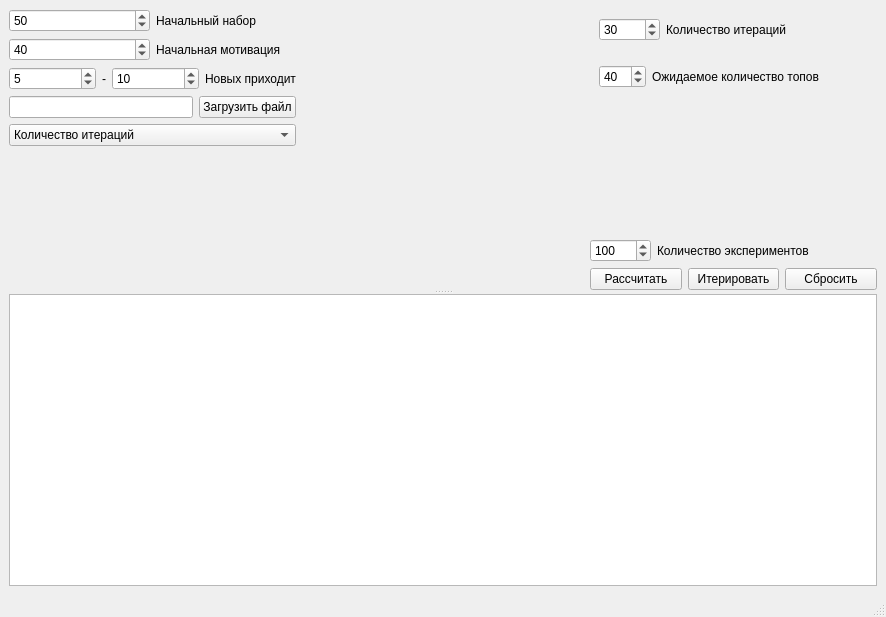
<?xml version="1.0" encoding="UTF-8"?>
<ui version="4.0">
 <class>MainWindow</class>
 <widget class="QMainWindow" name="MainWindow">
  <property name="geometry">
   <rect>
    <x>0</x>
    <y>0</y>
    <width>886</width>
    <height>617</height>
   </rect>
  </property>
  <property name="windowTitle">
   <string>MainWindow</string>
  </property>
  <widget class="QWidget" name="centralwidget">
   <layout class="QGridLayout" name="gridLayout_3">
    <item row="0" column="0">
     <widget class="QSplitter" name="splitter">
      <property name="orientation">
       <enum>Qt::Vertical</enum>
      </property>
      <widget class="QWidget" name="">
       <layout class="QHBoxLayout" name="horizontalLayout_9">
        <item>
         <layout class="QVBoxLayout" name="verticalLayout">
          <item>
           <layout class="QHBoxLayout" name="horizontalLayout">
            <item>
             <widget class="QSpinBox" name="spin_initial_dancers">
              <property name="maximum">
               <number>300</number>
              </property>
              <property name="value">
               <number>50</number>
              </property>
             </widget>
            </item>
            <item>
             <widget class="QLabel" name="label">
              <property name="text">
               <string>Начальный набор</string>
              </property>
             </widget>
            </item>
           </layout>
          </item>
          <item>
           <layout class="QHBoxLayout" name="horizontalLayout_2">
            <item>
             <widget class="QSpinBox" name="spin_initial_motivation">
              <property name="value">
               <number>40</number>
              </property>
             </widget>
            </item>
            <item>
             <widget class="QLabel" name="label_2">
              <property name="text">
               <string>Начальная мотивация</string>
              </property>
             </widget>
            </item>
           </layout>
          </item>
          <item>
           <layout class="QHBoxLayout" name="horizontalLayout_3">
            <item>
             <widget class="QSpinBox" name="spin_newcomers_min">
              <property name="value">
               <number>5</number>
              </property>
             </widget>
            </item>
            <item>
             <widget class="QLabel" name="label_3">
              <property name="sizePolicy">
               <sizepolicy hsizetype="Maximum" vsizetype="Preferred">
                <horstretch>0</horstretch>
                <verstretch>0</verstretch>
               </sizepolicy>
              </property>
              <property name="text">
               <string>-</string>
              </property>
             </widget>
            </item>
            <item>
             <widget class="QSpinBox" name="spin_newcomers_max">
              <property name="value">
               <number>10</number>
              </property>
             </widget>
            </item>
            <item>
             <widget class="QLabel" name="label_4">
              <property name="text">
               <string>Новых приходит</string>
              </property>
             </widget>
            </item>
           </layout>
          </item>
          <item>
           <layout class="QHBoxLayout" name="horizontalLayout_4">
            <item>
             <widget class="QLineEdit" name="lineEdit"/>
            </item>
            <item>
             <widget class="QPushButton" name="load_file_button">
              <property name="text">
               <string>Загрузить файл</string>
              </property>
             </widget>
            </item>
           </layout>
          </item>
          <item>
           <widget class="QComboBox" name="combo_iteration_type">
            <item>
             <property name="text">
              <string>Количество итераций</string>
             </property>
            </item>
            <item>
             <property name="text">
              <string>Количество топовых</string>
             </property>
            </item>
           </widget>
          </item>
          <item>
           <spacer name="verticalSpacer">
            <property name="orientation">
             <enum>Qt::Vertical</enum>
            </property>
            <property name="sizeHint" stdset="0">
             <size>
              <width>20</width>
              <height>40</height>
             </size>
            </property>
           </spacer>
          </item>
         </layout>
        </item>
        <item>
         <spacer name="horizontalSpacer_2">
          <property name="orientation">
           <enum>Qt::Horizontal</enum>
          </property>
          <property name="sizeHint" stdset="0">
           <size>
            <width>40</width>
            <height>20</height>
           </size>
          </property>
         </spacer>
        </item>
        <item>
         <layout class="QVBoxLayout" name="verticalLayout_2">
          <item>
           <widget class="QWidget" name="iteration_widget" native="true">
            <layout class="QGridLayout" name="gridLayout">
             <item row="0" column="0">
              <layout class="QHBoxLayout" name="horizontalLayout_5">
               <item>
                <widget class="QSpinBox" name="iteration_spin_box">
                 <property name="maximum">
                  <number>10000</number>
                 </property>
                 <property name="value">
                  <number>30</number>
                 </property>
                </widget>
               </item>
               <item>
                <widget class="QLabel" name="label_5">
                 <property name="text">
                  <string>Количество итераций</string>
                 </property>
                </widget>
               </item>
               <item>
                <spacer name="horizontalSpacer_4">
                 <property name="orientation">
                  <enum>Qt::Horizontal</enum>
                 </property>
                 <property name="sizeHint" stdset="0">
                  <size>
                   <width>40</width>
                   <height>20</height>
                  </size>
                 </property>
                </spacer>
               </item>
              </layout>
             </item>
            </layout>
           </widget>
          </item>
          <item>
           <widget class="QWidget" name="division_widget" native="true">
            <layout class="QGridLayout" name="gridLayout_2">
             <item row="0" column="0">
              <layout class="QHBoxLayout" name="horizontalLayout_6">
               <item>
                <widget class="QSpinBox" name="top_amount_spin_box">
                 <property name="maximum">
                  <number>200</number>
                 </property>
                 <property name="value">
                  <number>40</number>
                 </property>
                </widget>
               </item>
               <item>
                <widget class="QLabel" name="label_6">
                 <property name="text">
                  <string>Ожидаемое количество топов</string>
                 </property>
                </widget>
               </item>
               <item>
                <spacer name="horizontalSpacer_3">
                 <property name="orientation">
                  <enum>Qt::Horizontal</enum>
                 </property>
                 <property name="sizeHint" stdset="0">
                  <size>
                   <width>40</width>
                   <height>20</height>
                  </size>
                 </property>
                </spacer>
               </item>
              </layout>
             </item>
            </layout>
           </widget>
          </item>
          <item>
           <spacer name="verticalSpacer_2">
            <property name="orientation">
             <enum>Qt::Vertical</enum>
            </property>
            <property name="sizeHint" stdset="0">
             <size>
              <width>20</width>
              <height>40</height>
             </size>
            </property>
           </spacer>
          </item>
          <item>
           <layout class="QHBoxLayout" name="horizontalLayout_10">
            <item>
             <widget class="QSpinBox" name="experiments_spin_box">
              <property name="maximum">
               <number>10000</number>
              </property>
              <property name="value">
               <number>100</number>
              </property>
             </widget>
            </item>
            <item>
             <widget class="QLabel" name="label_8">
              <property name="text">
               <string>Количество экспериментов</string>
              </property>
             </widget>
            </item>
            <item>
             <spacer name="horizontalSpacer_5">
              <property name="orientation">
               <enum>Qt::Horizontal</enum>
              </property>
              <property name="sizeHint" stdset="0">
               <size>
                <width>40</width>
                <height>20</height>
               </size>
              </property>
             </spacer>
            </item>
           </layout>
          </item>
          <item>
           <layout class="QHBoxLayout" name="horizontalLayout_8">
            <item>
             <widget class="QPushButton" name="calculate_button">
              <property name="text">
               <string>Рассчитать</string>
              </property>
             </widget>
            </item>
            <item>
             <widget class="QPushButton" name="iterate_button">
              <property name="text">
               <string>Итерировать</string>
              </property>
             </widget>
            </item>
            <item>
             <widget class="QPushButton" name="reset_button">
              <property name="text">
               <string>Сбросить</string>
              </property>
             </widget>
            </item>
           </layout>
          </item>
         </layout>
        </item>
       </layout>
      </widget>
      <widget class="QTextBrowser" name="textBrowser"/>
     </widget>
    </item>
   </layout>
  </widget>
  <widget class="QStatusBar" name="statusbar"/>
 </widget>
 <resources/>
 <connections/>
</ui>
